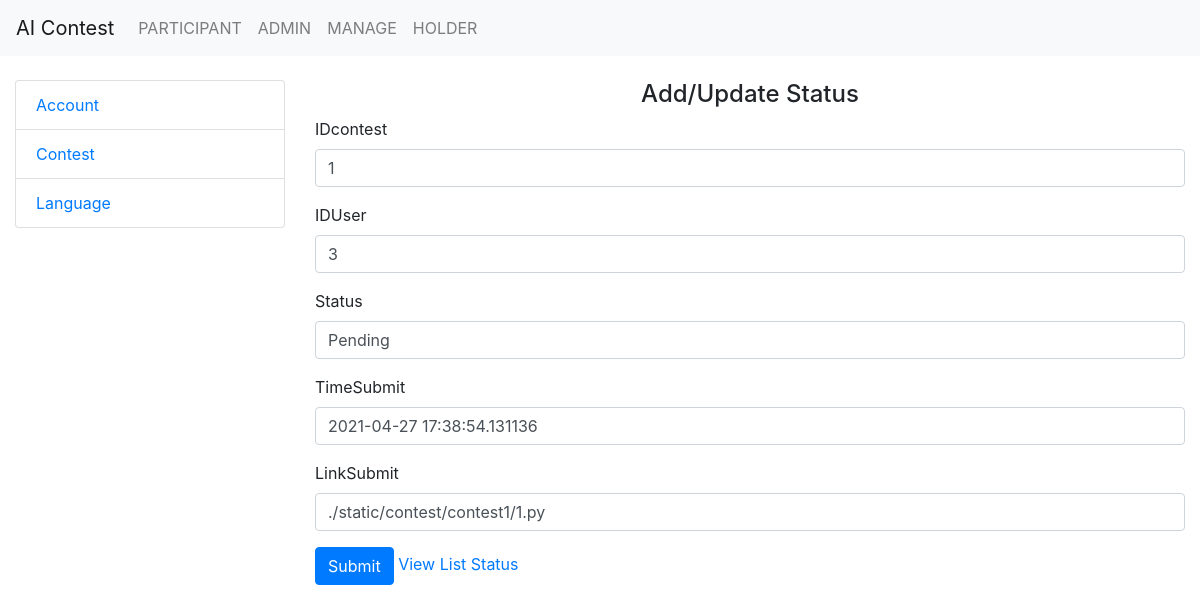
Screenshot of /status/update-status/1/ (signed in) with the database file from the repository.
### ContestAdmin/models.py (models this page shows, shortened)
class Status(models.Model):
    IDcontest = models.CharField(max_length=100)
    IDUser = models.CharField(max_length=100)
    Status = models.CharField(max_length=100)
    TimeSubmit = models.DateTimeField()
    LinkSubmit = models.CharField(max_length=100)

### ContestAdmin/views.py (the view)
# urls.py: path('status/update-status/<int:pk>/',  views.updateStatus, name='updateStatus'),
def updateStatus(request, pk):
    if request.user.is_superuser:
        istatus = Status.objects.get(pk=pk)
        if request.POST:
            staticF = StatusForm(request.POST, request.FILES,instance=istatus)
            if staticF.is_valid():
                staticF.save()
        staticF = StatusForm(instance=istatus)
        context = {
            'formStatus': staticF
        }
        print(context)
        return render(request, 'Status/add.html', context=context)
    else:
        return redirect('login')

### ContestAdmin/templates/Status/add.html (shortened to what this page needs)
{% extends 'base/base.html' %}
{% block content %}
<h4 class="text-center">Add/Update Status</h4>
<form method="POST">
    <div class="form-group">
        <label for="IDcontest">IDcontest</label>
        {{formStatus.IDcontest}}
    </div>
    <div class="form-group">
        <label for="IDUser">IDUser</label>
        {{formStatus.IDUser}}
    </div>
    <div class="form-group">
        <label for="Status">Status</label>
        {{formStatus.Status}}
    </div>
    <div class="form-group">
        <label for="TimeSubmit">TimeSubmit</label>
        {{formStatus.TimeSubmit}}
    </div>
    <div class="form-group">
        <label for="LinkSubmit">LinkSubmit</label>
        {{formStatus.LinkSubmit}}
    </div>
    <button type="submit" class="btn btn-primary">Submit</button>
    <a type='button' href="{% url 'listStatus' %}">View List Status</a>
</form>
{% endblock content %}

### rows the page displays
Status: IDcontest "1", IDUser "3", Status "Pending", TimeSubmit "2021-04-27 17:38:54.131136", LinkSubmit "./static/contest/contest1/1.py"
